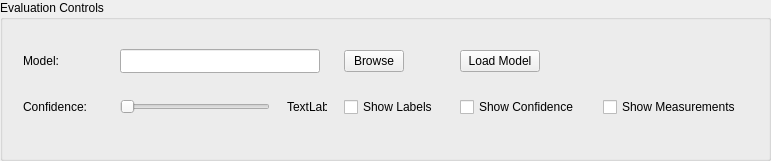
     <widget class="QGroupBox" name="groupBox_7">
      <property name="geometry">
       <rect>
        <x>20</x>
        <y>10</y>
        <width>771</width>
        <height>161</height>
       </rect>
      </property>
      <property name="title">
       <string>Evaluation Controls</string>
      </property>
      <widget class="QWidget" name="layoutWidget">
       <property name="geometry">
        <rect>
         <x>12</x>
         <y>32</y>
         <width>751</width>
         <height>101</height>
        </rect>
       </property>
       <layout class="QGridLayout" name="gridLayout_9">
        <item row="1" column="0">
         <widget class="QLabel" name="label_24">
          <property name="minimumSize">
           <size>
            <width>80</width>
            <height>22</height>
           </size>
          </property>
          <property name="maximumSize">
           <size>
            <width>80</width>
            <height>22</height>
           </size>
          </property>
          <property name="text">
           <string>Confidence:</string>
          </property>
         </widget>
        </item>
        <item row="0" column="0">
         <widget class="QLabel" name="label_23">
          <property name="minimumSize">
           <size>
            <width>80</width>
            <height>28</height>
           </size>
          </property>
          <property name="maximumSize">
           <size>
            <width>80</width>
            <height>28</height>
           </size>
          </property>
          <property name="text">
           <string>Model:</string>
          </property>
         </widget>
        </item>
        <item row="1" column="3">
         <widget class="QCheckBox" name="checkBox_4">
          <property name="minimumSize">
           <size>
            <width>99</width>
            <height>20</height>
           </size>
          </property>
          <property name="maximumSize">
           <size>
            <width>99</width>
            <height>20</height>
           </size>
          </property>
          <property name="text">
           <string>Show Labels</string>
          </property>
         </widget>
        </item>
        <item row="0" column="3">
         <widget class="QPushButton" name="pushButton_9">
          <property name="sizePolicy">
           <sizepolicy hsizetype="Fixed" vsizetype="Fixed">
            <horstretch>0</horstretch>
            <verstretch>0</verstretch>
           </sizepolicy>
          </property>
          <property name="maximumSize">
           <size>
            <width>60</width>
            <height>16777215</height>
           </size>
          </property>
          <property name="text">
           <string>Browse</string>
          </property>
         </widget>
        </item>
        <item row="1" column="4">
         <widget class="QCheckBox" name="checkBox_5">
          <property name="minimumSize">
           <size>
            <width>126</width>
            <height>20</height>
           </size>
          </property>
          <property name="maximumSize">
           <size>
            <width>126</width>
            <height>20</height>
           </size>
          </property>
          <property name="text">
           <string>Show Confidence</string>
          </property>
         </widget>
        </item>
        <item row="0" column="1" colspan="2">
         <widget class="QLineEdit" name="lineEdit_5">
          <property name="sizePolicy">
           <sizepolicy hsizetype="Fixed" vsizetype="Fixed">
            <horstretch>0</horstretch>
            <verstretch>0</verstretch>
           </sizepolicy>
          </property>
          <property name="minimumSize">
           <size>
            <width>150</width>
            <height>24</height>
           </size>
          </property>
          <property name="maximumSize">
           <size>
            <width>200</width>
            <height>24</height>
           </size>
          </property>
         </widget>
        </item>
        <item row="1" column="5">
         <widget class="QCheckBox" name="checkBox_6">
          <property name="minimumSize">
           <size>
            <width>145</width>
            <height>20</height>
           </size>
          </property>
          <property name="maximumSize">
           <size>
            <width>145</width>
            <height>20</height>
           </size>
          </property>
          <property name="text">
           <string>Show Measurements</string>
          </property>
         </widget>
        </item>
        <item row="0" column="4">
         <widget class="QPushButton" name="pushButton_23">
          <property name="sizePolicy">
           <sizepolicy hsizetype="Fixed" vsizetype="Fixed">
            <horstretch>0</horstretch>
            <verstretch>0</verstretch>
           </sizepolicy>
          </property>
          <property name="text">
           <string>Load Model</string>
          </property>
         </widget>
        </item>
        <item row="1" column="2">
         <widget class="QLabel" name="label_25">
          <property name="minimumSize">
           <size>
            <width>30</width>
            <height>22</height>
           </size>
          </property>
          <property name="maximumSize">
           <size>
            <width>40</width>
            <height>22</height>
           </size>
          </property>
          <property name="text">
           <string>TextLabel</string>
          </property>
         </widget>
        </item>
        <item row="1" column="1">
         <widget class="QSlider" name="horizontalSlider">
          <property name="sizePolicy">
           <sizepolicy hsizetype="Fixed" vsizetype="Fixed">
            <horstretch>0</horstretch>
            <verstretch>0</verstretch>
           </sizepolicy>
          </property>
          <property name="minimumSize">
           <size>
            <width>150</width>
            <height>22</height>
           </size>
          </property>
          <property name="maximumSize">
           <size>
            <width>150</width>
            <height>22</height>
           </size>
          </property>
          <property name="orientation">
           <enum>Qt::Horizontal</enum>
          </property>
         </widget>
        </item>
       </layout>
      </widget>
     </widget>
